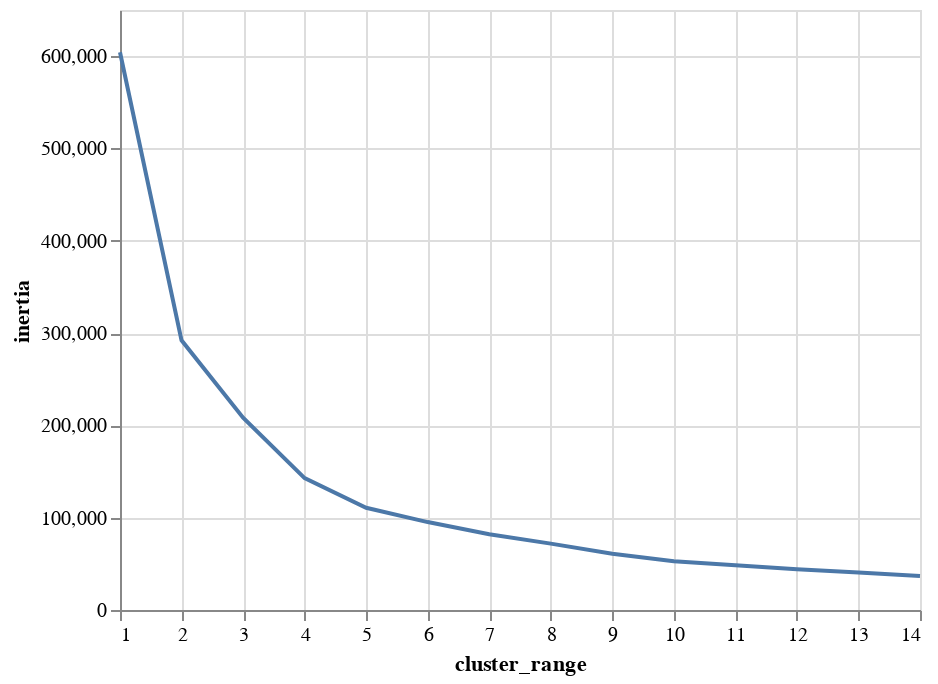

The notebook cell this image was saved under:
### Code cell
alt.Chart(clusters).mark_line().encode(alt.X('cluster_range'), alt.Y('inertia'))

### Figure 1 — Vega-Lite specification as saved in the notebook (floating-point values rounded to 4 significant figures)
{"config": {"view": {"continuousWidth": 400, "continuousHeight": 300}}, "data": {"name": "data-e503d40ee142b888c0b55cd4382fb65a"}, "mark": "line", "encoding": {"x": {"field": "cluster_range", "type": "quantitative"}, "y": {"field": "inertia", "type": "quantitative"}}, "$schema": "https://vega.github.io/schema/vega-lite/v4.17.0.json", "datasets": {"data-e503d40ee142b888c0b55cd4382fb65a": [{"cluster_range": 1, "inertia": 604200.0}, {"cluster_range": 2, "inertia": 292200.0}, {"cluster_range": 3, "inertia": 208300.0}, {"cluster_range": 4, "inertia": 142900.0}, {"cluster_range": 5, "inertia": 110700.0}, {"cluster_range": 6, "inertia": 95250.0}, {"cluster_range": 7, "inertia": 82070.0}, {"cluster_range": 8, "inertia": 71890.0}, {"cluster_range": 9, "inertia": 60980.0}, {"cluster_range": 10, "inertia": 52720.0}, {"cluster_range": 11, "inertia": 48420.0}, {"cluster_range": 12, "inertia": 44160.0}, {"cluster_range": 13, "inertia": 40540.0}, {"cluster_range": 14, "inertia": 36750.0}]}}
